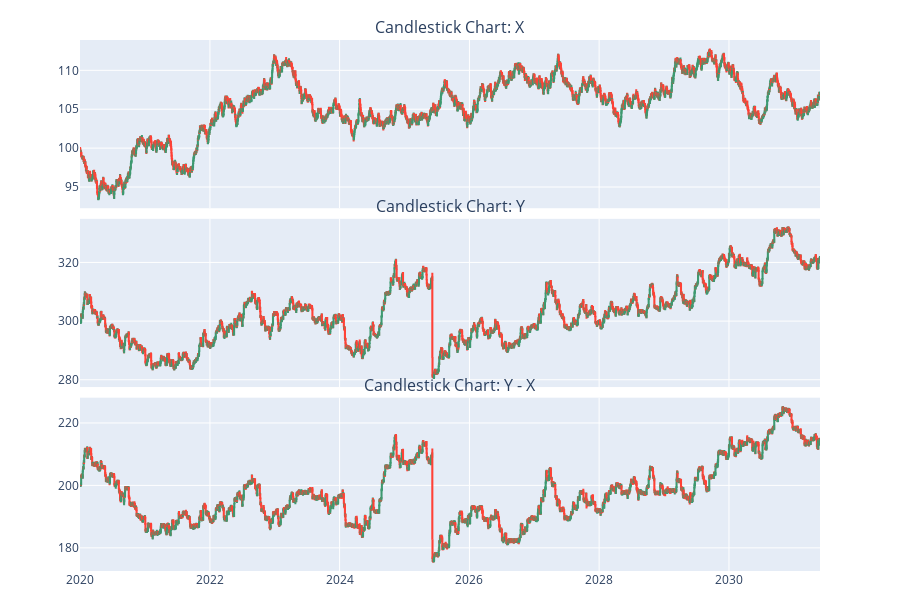

The notebook cell this image was saved under:
### Code cell
fig = make_subplots(
    rows=3, cols=1,
    shared_xaxes=True,
    vertical_spacing=0.02,
    row_heights=[0.33, 0.33, 0.34],
    subplot_titles=["Candlestick Chart: X", "Candlestick Chart: Y", "Candlestick Chart: Y - X"]
)

# Row 1: X candlestick
fig.add_trace(go.Candlestick(
    x=df.index,
    open=x_o,
    high=x_h,
    low=x_l,
    close=x_c,
    name="X"
), row=1, col=1)

# Row 2: Y candlestick
fig.add_trace(go.Candlestick(
    x=df.index,
    open=y_o,
    high=y_h,
    low=y_l,
    close=y_c,
    name="Y"
), row=2, col=1)

# Row 3: Y - X candlestick
fig.add_trace(go.Candlestick(
    x=df.index,
    open=spread_o,
    high=spread_h,
    low=spread_l,
    close=spread_c,
    name="Y - X"
), row=3, col=1)

# Layout adjustments
fig.update_layout(
    height=600,
    xaxis_rangeslider_visible=False,   # Row 1
    xaxis2_rangeslider_visible=False,  # Row 2
    xaxis3_rangeslider_visible=False,  # Row 3
    showlegend=False,
    margin=dict(t=40, b=20)
)

fig.show()

### Figure 1 — Plotly figure (JSON) as saved in the notebook; plotly's stock layout.template omitted (floating-point values rounded to 4 significant figures; data arrays with more than 128 entries replaced by an {"elided": "..."} marker saying what was removed)
{"data": [{"close": {"elided": "4166 float values"}, "high": {"elided": "4166 float values"}, "low": {"elided": "4166 float values"}, "name": "X", "open": {"elided": "4166 float values"}, "type": "candlestick", "x": {"elided": "4166 str values"}, "xaxis": "x", "yaxis": "y"}, {"close": {"elided": "4166 float values"}, "high": {"elided": "4166 float values"}, "low": {"elided": "4166 float values"}, "name": "Y", "open": {"elided": "4166 float values"}, "type": "candlestick", "x": {"elided": "4166 str values"}, "xaxis": "x2", "yaxis": "y2"}, {"close": {"elided": "4166 float values"}, "high": {"elided": "4166 float values"}, "low": {"elided": "4166 float values"}, "name": "Y - X", "open": {"elided": "4166 float values"}, "type": "candlestick", "x": {"elided": "4166 str values"}, "xaxis": "x3", "yaxis": "y3"}], "layout": {"annotations": [{"font": {"size": 16}, "showarrow": false, "text": "Candlestick Chart: X", "x": 0.5, "xanchor": "center", "xref": "paper", "y": 1, "yanchor": "bottom", "yref": "paper"}, {"font": {"size": 16}, "showarrow": false, "text": "Candlestick Chart: Y", "x": 0.5, "xanchor": "center", "xref": "paper", "y": 0.6632, "yanchor": "bottom", "yref": "paper"}, {"font": {"size": 16}, "showarrow": false, "text": "Candlestick Chart: Y - X", "x": 0.5, "xanchor": "center", "xref": "paper", "y": 0.3264, "yanchor": "bottom", "yref": "paper"}], "height": 600, "margin": {"b": 20, "t": 40}, "showlegend": false, "xaxis": {"anchor": "y", "domain": [0, 1], "matches": "x3", "rangeslider": {"visible": false}, "showticklabels": false}, "xaxis2": {"anchor": "y2", "domain": [0, 1], "matches": "x3", "rangeslider": {"visible": false}, "showticklabels": false}, "xaxis3": {"anchor": "y3", "domain": [0, 1], "rangeslider": {"visible": false}}, "yaxis": {"anchor": "x", "domain": [0.6832, 1]}, "yaxis2": {"anchor": "x2", "domain": [0.3464, 0.6632]}, "yaxis3": {"anchor": "x3", "domain": [0, 0.3264]}}}
